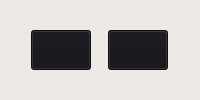
        <widget class="QWidget" name="productAction_widget_4" native="true">
         <property name="sizePolicy">
          <sizepolicy hsizetype="Expanding" vsizetype="Expanding">
           <horstretch>0</horstretch>
           <verstretch>0</verstretch>
          </sizepolicy>
         </property>
         <property name="styleSheet">
          <string notr="true">color:rgb(0, 0, 0);
background-color: rgb(237, 233, 230);</string>
         </property>
         <layout class="QGridLayout" name="gridLayout_12">
          <property name="leftMargin">
           <number>5</number>
          </property>
          <property name="topMargin">
           <number>5</number>
          </property>
          <property name="rightMargin">
           <number>5</number>
          </property>
          <property name="bottomMargin">
           <number>5</number>
          </property>
          <property name="spacing">
           <number>0</number>
          </property>
          <item row="0" column="0">
           <widget class="QWidget" name="" native="true">
            <property name="styleSheet">
             <string notr="true">background-color: transparent;</string>
            </property>
            <layout class="QHBoxLayout" name="horizontalLayout_8">
             <property name="spacing">
              <number>0</number>
             </property>
             <property name="topMargin">
              <number>1</number>
             </property>
             <property name="bottomMargin">
              <number>1</number>
             </property>
             <item>
              <widget class="QPushButton" name="deleteProduct_button_4">
               <property name="sizePolicy">
                <sizepolicy hsizetype="Expanding" vsizetype="Fixed">
                 <horstretch>0</horstretch>
                 <verstretch>0</verstretch>
                </sizepolicy>
               </property>
               <property name="minimumSize">
                <size>
                 <width>30</width>
                 <height>30</height>
                </size>
               </property>
               <property name="maximumSize">
                <size>
                 <width>60</width>
                 <height>40</height>
                </size>
               </property>
               <property name="styleSheet">
                <string notr="true">background-color: rgb(18, 18, 23);
padding: 5px;
color:rgb(255, 255, 255);</string>
               </property>
               <property name="text">
                <string/>
               </property>
               <property name="icon">
                <iconset theme="QIcon::ThemeIcon::EditDelete"/>
               </property>
               <property name="iconSize">
                <size>
                 <width>24</width>
                 <height>24</height>
                </size>
               </property>
               <property name="index" stdset="0">
                <UInt>4</UInt>
               </property>
              </widget>
             </item>
             <item>
              <widget class="QPushButton" name="editProduct_button_4">
               <property name="sizePolicy">
                <sizepolicy hsizetype="Expanding" vsizetype="Fixed">
                 <horstretch>0</horstretch>
                 <verstretch>0</verstretch>
                </sizepolicy>
               </property>
               <property name="minimumSize">
                <size>
                 <width>30</width>
                 <height>30</height>
                </size>
               </property>
               <property name="maximumSize">
                <size>
                 <width>60</width>
                 <height>40</height>
                </size>
               </property>
               <property name="styleSheet">
                <string notr="true">background-color: rgb(18, 18, 23);
padding: 5px;
color:rgb(255, 255, 255);</string>
               </property>
               <property name="text">
                <string/>
               </property>
               <property name="icon">
                <iconset theme="QIcon::ThemeIcon::MailMessageNew"/>
               </property>
               <property name="iconSize">
                <size>
                 <width>24</width>
                 <height>24</height>
                </size>
               </property>
               <property name="index" stdset="0">
                <UInt>4</UInt>
               </property>
              </widget>
             </item>
            </layout>
           </widget>
          </item>
         </layout>
        </widget>
